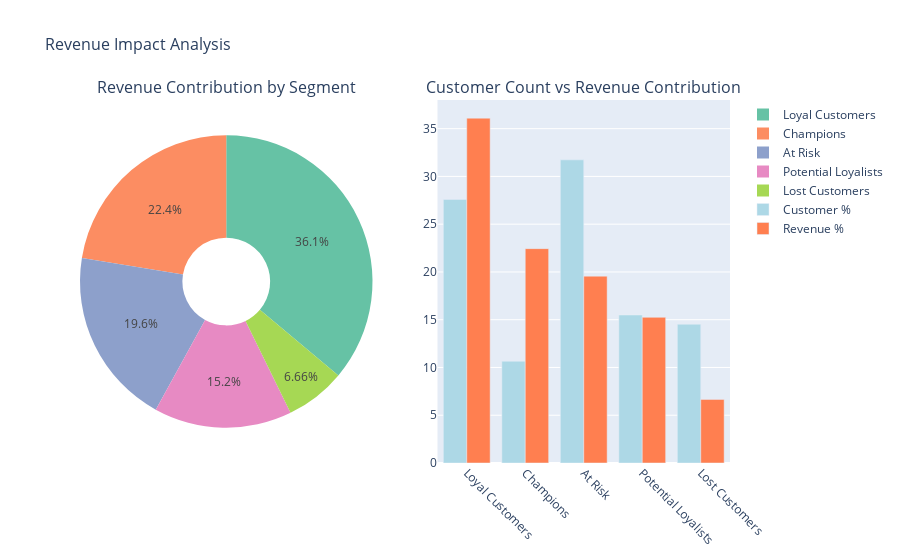

The cell this chart's notebook holds for it:
### Markdown cell above
### Revenue Impact Analysis

### Code cell
# Create revenue contribution visualization
fig = make_subplots(
    rows=1, cols=2,
    specs=[[{'type': 'pie'}, {'type': 'bar'}]],
    subplot_titles=('Revenue Contribution by Segment', 'Customer Count vs Revenue Contribution')
)

# Pie chart for revenue contribution
fig.add_trace(
    go.Pie(
        labels=segment_stats.index,
        values=segment_stats['revenue_contribution_%'],
        hole=0.3,
        marker=dict(colors=px.colors.qualitative.Set2)
    ),
    row=1, col=1
)

# Bar chart comparing customer count vs revenue
customer_pct = (segment_stats['customer_count'] / len(rfm_df) * 100)
x_labels = segment_stats.index

fig.add_trace(
    go.Bar(
        name='Customer %',
        x=x_labels,
        y=customer_pct,
        marker_color='lightblue'
    ),
    row=1, col=2
)

fig.add_trace(
    go.Bar(
        name='Revenue %',
        x=x_labels,
        y=segment_stats['revenue_contribution_%'],
        marker_color='coral'
    ),
    row=1, col=2
)

fig.update_layout(
    height=500,
    showlegend=True,
    title_text='Revenue Impact Analysis',
    title_font_size=16
)

fig.update_xaxes(tickangle=45, row=1, col=2)

fig.show()

# Pareto analysis
print("\n" + "=" * 100)
print("PARETO ANALYSIS (80/20 RULE)")
print("=" * 100)
cumulative_revenue = segment_stats['revenue_contribution_%'].cumsum()
cumulative_customers = customer_pct.cumsum()

for idx, segment in enumerate(segment_stats.index):
    print(f"{segment}:")
    print(f"  - Cumulative Customers: {cumulative_customers.iloc[idx]:.1f}%")
    print(f"  - Cumulative Revenue: {cumulative_revenue.iloc[idx]:.1f}%")
    print()

# Find segments that contribute to 80% of revenue
segments_80_pct = segment_stats[cumulative_revenue <= 80].index.tolist()
if len(segments_80_pct) < len(segment_stats):
    segments_80_pct.append(segment_stats.index[len(segments_80_pct)])

print(f"💡 Key Insight: {len(segments_80_pct)} segment(s) contribute 80% of revenue:")
for seg in segments_80_pct:
    print(f"   - {seg}")

### Figure 1 — Plotly figure (JSON) as saved in the notebook; plotly's stock layout.template omitted (floating-point values rounded to 4 significant figures)
{"data": [{"domain": {"x": [0, 0.45], "y": [0, 1]}, "hole": 0.3, "labels": ["Loyal Customers", "Champions", "At Risk", "Potential Loyalists", "Lost Customers"], "marker": {"colors": ["rgb(102,194,165)", "rgb(252,141,98)", "rgb(141,160,203)", "rgb(231,138,195)", "rgb(166,216,84)", "rgb(255,217,47)", "rgb(229,196,148)", "rgb(179,179,179)"]}, "type": "pie", "values": [36.1, 22.44, 19.56, 15.25, 6.66]}, {"marker": {"color": "lightblue"}, "name": "Customer %", "type": "bar", "x": ["Loyal Customers", "Champions", "At Risk", "Potential Loyalists", "Lost Customers"], "xaxis": "x", "y": [27.6, 10.65, 31.73, 15.49, 14.52], "yaxis": "y"}, {"marker": {"color": "coral"}, "name": "Revenue %", "type": "bar", "x": ["Loyal Customers", "Champions", "At Risk", "Potential Loyalists", "Lost Customers"], "xaxis": "x", "y": [36.1, 22.44, 19.56, 15.25, 6.66], "yaxis": "y"}], "layout": {"annotations": [{"font": {"size": 16}, "showarrow": false, "text": "Revenue Contribution by Segment", "x": 0.225, "xanchor": "center", "xref": "paper", "y": 1, "yanchor": "bottom", "yref": "paper"}, {"font": {"size": 16}, "showarrow": false, "text": "Customer Count vs Revenue Contribution", "x": 0.775, "xanchor": "center", "xref": "paper", "y": 1, "yanchor": "bottom", "yref": "paper"}], "autosize": true, "showlegend": true, "title": {"font": {"size": 16}, "text": "Revenue Impact Analysis"}, "xaxis": {"anchor": "y", "autorange": true, "domain": [0.55, 1], "range": [-0.5, 4.5], "tickangle": 45, "type": "category"}, "yaxis": {"anchor": "x", "autorange": true, "domain": [0, 1], "range": [0, 38], "type": "linear"}}}
